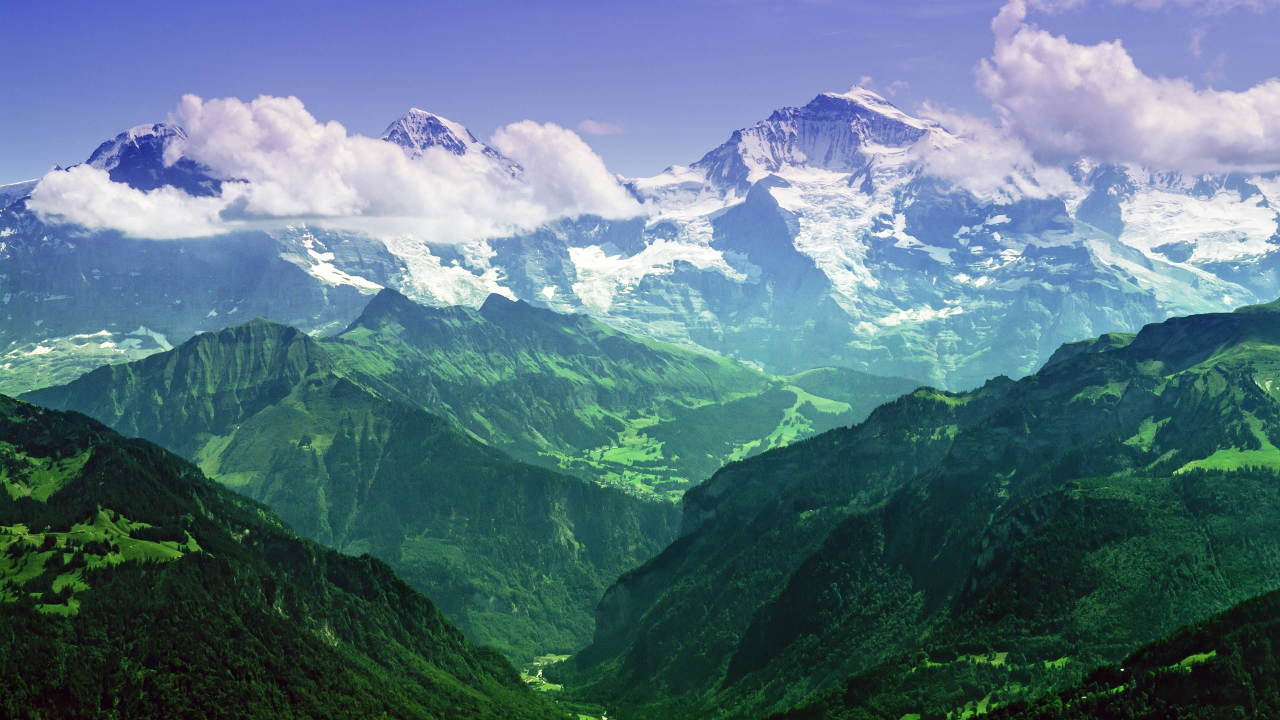
#> input picture img.jpg, 3840 x 2160 px (shown at 1/3 size)
$ python clustering_generalized.py
#> lines starting #> are read from the running program, lines starting #| are printed output that depends on the picture
#!/usr/bin/env python3
# -*- coding: utf-8 -*-
"""
Created on Tue Sep 10 11:34:10 2019

@author: akimosi
"""

from PIL import Image
import matplotlib.pyplot as plt
import numpy as np
import random as rnd
import math as m
import time
from mpl_toolkits.mplot3d import Axes3D
start = time.time()

im = Image.open("img.jpg")
#> im is the input picture: PIL image 3840x2160 RGB; mean R, G, B 89, 117, 131
im = im.resize([int(im.size[0]/8),int(im.size[1]/8)])
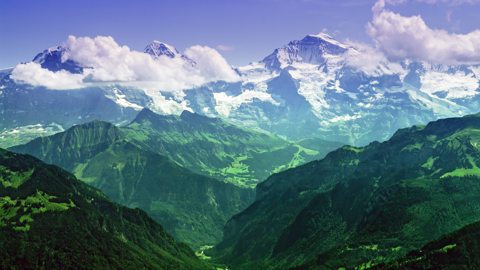
#> im: PIL image 480x270 RGB; mean R, G, B 89, 117, 131
im.save("actual.jpg")
im_new = Image.new(im.mode,im.size)
#> im_new: PIL image 480x270 RGB; every value is 0
pixel_new = im_new.load()
pixel = im.load()
r,g,b = [],[],[]
for i in range(im.size[0]):
    for j in range(im.size[1]):
        r.append(pixel[i,j][0])
        g.append(pixel[i,j][1])
        b.append(pixel[i,j][2])
#> after the loop, b = 129600 items; g = 129600 items; r = 129600 items
r_new = list(r)
#> r_new = 129600 items
g_new = list(g)
#> g_new = 129600 items
b_new = list(b)
#> b_new = 129600 items

def cluster(k,cent):
    count = 0
    while(True):
        dist = []
        clas = []
        cent1 = []
        for i in range(k):
            dist.append(list())
            clas.append(list())
            cent1.append(list())
        for i in range(len(r)):
            index = 0
            mini = 10000000000
            for j in range(k):
                temp = m.sqrt((cent[j][0][0] - r[i])**2 + (cent[j][0][1] - g[i])**2 + (cent[j][0][2] - b[i])**2)
                dist[j].append(temp)
                if(temp < mini):
                    mini = temp
                    index = j
            clas[index].append([r[i],g[i],b[i]])
        for i in range(k):
            clas[i] = np.array(clas[i])
#> (the run stopped early here; a loop or call above may not have finished)
